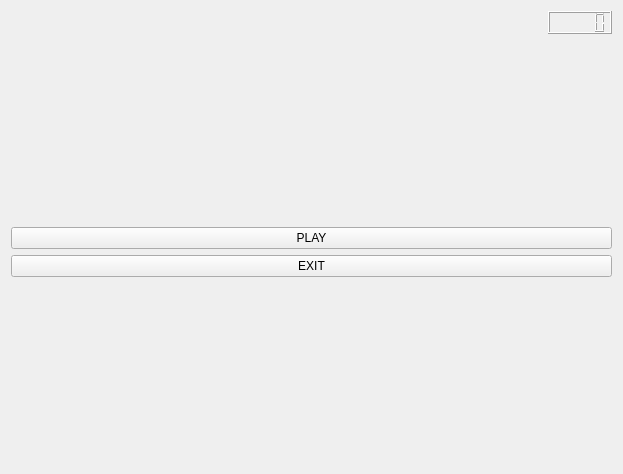
<?xml version="1.0" encoding="UTF-8"?>
<ui version="4.0">
 <class>Widget</class>
 <widget class="QWidget" name="Widget">
  <property name="geometry">
   <rect>
    <x>0</x>
    <y>0</y>
    <width>623</width>
    <height>474</height>
   </rect>
  </property>
  <property name="windowTitle">
   <string>Widget</string>
  </property>
  <layout class="QHBoxLayout" name="horizontalLayout_2">
   <item>
    <layout class="QVBoxLayout" name="verticalLayout">
     <item>
      <layout class="QHBoxLayout" name="horizontalLayout">
       <item>
        <spacer name="horizontalSpacer">
         <property name="orientation">
          <enum>Qt::Horizontal</enum>
         </property>
         <property name="sizeHint" stdset="0">
          <size>
           <width>40</width>
           <height>20</height>
          </size>
         </property>
        </spacer>
       </item>
       <item>
        <widget class="QLCDNumber" name="lcdNumber"/>
       </item>
      </layout>
     </item>
     <item>
      <spacer name="verticalSpacer">
       <property name="orientation">
        <enum>Qt::Vertical</enum>
       </property>
       <property name="sizeHint" stdset="0">
        <size>
         <width>20</width>
         <height>40</height>
        </size>
       </property>
      </spacer>
     </item>
     <item>
      <widget class="QPushButton" name="pushButton">
       <property name="text">
        <string>PLAY</string>
       </property>
      </widget>
     </item>
     <item>
      <widget class="QPushButton" name="pushButton_2">
       <property name="text">
        <string>EXIT</string>
       </property>
      </widget>
     </item>
     <item>
      <spacer name="verticalSpacer_2">
       <property name="orientation">
        <enum>Qt::Vertical</enum>
       </property>
       <property name="sizeHint" stdset="0">
        <size>
         <width>20</width>
         <height>40</height>
        </size>
       </property>
      </spacer>
     </item>
    </layout>
   </item>
  </layout>
 </widget>
 <layoutdefault spacing="6" margin="11"/>
 <resources/>
 <connections/>
</ui>
